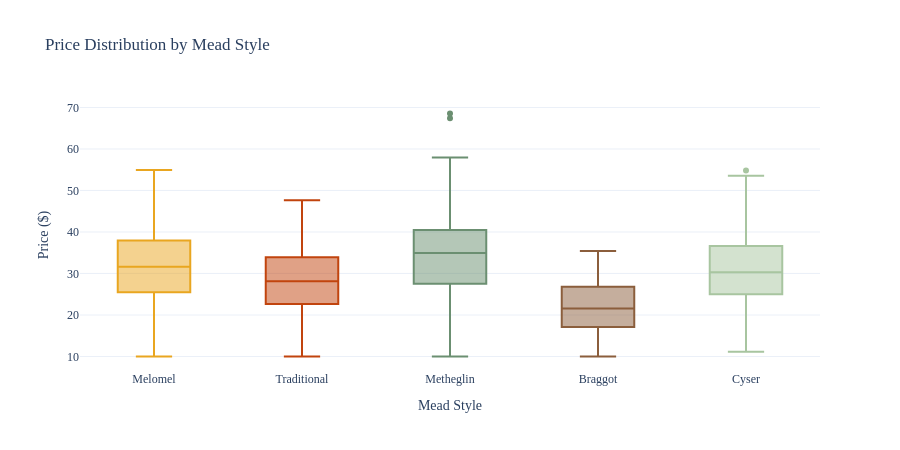

Write notebook code for a chart like this one.
### Markdown cell above
#### Chart 3 - Price Distribution by Mead Style

shows the price bracket each style occupies, helps position new products competetively

### Code cell
fig3 = px.box(
    df, x='style', y='price',
    color='style', color_discrete_sequence=PALETTE,
    title='Price Distribution by Mead Style',
    labels={'price':'Price ($)', 'style': 'Mead Style'},
    template='plotly_white', height=450,
)
fig3.update_layout(showlegend=False, font_family='Georgia')
fig3.show()

### Figure 1 — Plotly figure (JSON) as saved in the notebook; plotly's stock layout.template omitted (floating-point values rounded to 4 significant figures)
{"data": [{"alignmentgroup": "True", "hovertemplate": "Mead Style=%{x}<br>Price ($)=%{y}<extra></extra>", "legendgroup": "Melomel", "marker": {"color": "#e9a620"}, "name": "Melomel", "notched": false, "offsetgroup": "Melomel", "orientation": "v", "showlegend": true, "type": "box", "x": ["Melomel", "Melomel", "Melomel", "Melomel", "Melomel", "Melomel", "Melomel", "Melomel", "Melomel", "Melomel", "Melomel", "Melomel", "Melomel", "Melomel", "Melomel", "Melomel", "Melomel", "Melomel", "Melomel", "Melomel", "Melomel", "Melomel", "Melomel", "Melomel", "Melomel", "Melomel", "Melomel", "Melomel", "Melomel", "Melomel", "Melomel", "Melomel", "Melomel", "Melomel", "Melomel", "Melomel", "Melomel", "Melomel", "Melomel", "Melomel", "Melomel", "Melomel", "Melomel", "Melomel", "Melomel", "Melomel", "Melomel", "Melomel", "Melomel", "Melomel", "Melomel", "Melomel", "Melomel", "Melomel", "Melomel", "Melomel", "Melomel", "Melomel", "Melomel", "Melomel", "Melomel", "Melomel", "Melomel", "Melomel", "Melomel", "Melomel", "Melomel", "Melomel", "Melomel", "Melomel", "Melomel", "Melomel", "Melomel", "Melomel", "Melomel", "Melomel", "Melomel", "Melomel", "Melomel", "Melomel", "Melomel", "Melomel", "Melomel", "Melomel", "Melomel", "Melomel", "Melomel", "Melomel", "Melomel", "Melomel", "Melomel", "Melomel", "Melomel", "Melomel", "Melomel", "Melomel", "Melomel", "Melomel", "Melomel", "Melomel", "Melomel", "Melomel", "Melomel", "Melomel", "Melomel", "Melomel", "Melomel", "Melomel", "Melomel", "Melomel", "Melomel", "Melomel", "Melomel"], "x0": " ", "xaxis": "x", "y": [53.42, 33.64, 32.67, 43.89, 34.97, 42.42, 23.83, 26.78, 37.02, 33.06, 29.6, 16.29, 26.87, 37.96, 24.06, 39.75, 19.52, 36.72, 37.99, 35.62, 37.35, 24.07, 15.41, 25.76, 19.41, 51.84, 25.96, 23.56, 36.04, 22.21, 46.96, 10.0, 29.39, 42.24, 14.9, 33.22, 49.71, 42.1, 27.38, 49.14, 20.14, 25.35, 41.45, 29.99, 33.02, 27.43, 40.6, 32.27, 52.02, 15.54, 29.0, 19.4, 36.03, 24.46, 39.01, 10.47, 54.91, 30.4, 16.29, 22.32, 20.1, 44.04, 29.85, 38.94, 35.84, 27.41, 25.98, 31.6, 10.0, 31.33, 34.02, 30.34, 47.99, 25.49, 49.02, 35.81, 13.33, 49.72, 37.67, 33.52, 25.11, 46.12, 39.32, 31.76, 46.44, 23.14, 32.36, 27.3, 26.93, 33.21, 18.57, 34.33, 30.04, 25.52, 28.54, 28.38, 20.73, 27.28, 34.23, 36.6, 33.41, 32.03, 27.91, 29.91, 29.37, 28.43, 43.23, 38.24, 16.34, 19.55, 49.02, 36.44, 41.58], "y0": " ", "yaxis": "y"}, {"alignmentgroup": "True", "hovertemplate": "Mead Style=%{x}<br>Price ($)=%{y}<extra></extra>", "legendgroup": "Traditional", "marker": {"color": "#c1440e"}, "name": "Traditional", "notched": false, "offsetgroup": "Traditional", "orientation": "v", "showlegend": true, "type": "box", "x": ["Traditional", "Traditional", "Traditional", "Traditional", "Traditional", "Traditional", "Traditional", "Traditional", "Traditional", "Traditional", "Traditional", "Traditional", "Traditional", "Traditional", "Traditional", "Traditional", "Traditional", "Traditional", "Traditional", "Traditional", "Traditional", "Traditional", "Traditional", "Traditional", "Traditional", "Traditional", "Traditional", "Traditional", "Traditional", "Traditional", "Traditional", "Traditional", "Traditional", "Traditional", "Traditional", "Traditional", "Traditional", "Traditional", "Traditional", "Traditional", "Traditional", "Traditional", "Traditional", "Traditional", "Traditional", "Traditional", "Traditional", "Traditional", "Traditional", "Traditional", "Traditional", "Traditional", "Traditional", "Traditional", "Traditional", "Traditional", "Traditional", "Traditional", "Traditional", "Traditional", "Traditional", "Traditional", "Traditional", "Traditional", "Traditional", "Traditional", "Traditional", "Traditional", "Traditional", "Traditional", "Traditional", "Traditional", "Traditional", "Traditional", "Traditional", "Traditional", "Traditional", "Traditional", "Traditional", "Traditional", "Traditional", "Traditional", "Traditional", "Traditional", "Traditional", "Traditional", "Traditional", "Traditional", "Traditional", "Traditional", "Traditional", "Traditional", "Traditional", "Traditional", "Traditional", "Traditional", "Traditional", "Traditional", "Traditional", "Traditional", "Traditional", "Traditional", "Traditional", "Traditional", "Traditional", "Traditional", "Traditional", "Traditional"], "x0": " ", "xaxis": "x", "y": [12.69, 28.89, 25.67, 18.73, 36.8, 24.59, 33.92, 26.5, 23.53, 33.19, 24.25, 22.63, 44.38, 32.2, 31.9, 28.28, 26.01, 29.65, 29.16, 39.53, 36.07, 24.48, 31.54, 32.19, 26.74, 26.53, 12.95, 31.73, 28.81, 37.66, 35.78, 17.79, 20.84, 33.95, 27.17, 47.63, 37.01, 37.51, 38.23, 10.0, 14.26, 40.95, 22.14, 27.11, 32.98, 14.99, 44.03, 36.08, 20.4, 36.75, 15.6, 17.36, 30.69, 18.6, 34.51, 27.93, 34.54, 25.56, 32.24, 33.01, 33.84, 24.52, 38.39, 20.96, 37.08, 21.2, 19.15, 25.63, 36.71, 21.16, 27.54, 22.65, 32.47, 25.42, 17.23, 30.77, 19.89, 22.43, 26.25, 27.12, 25.83, 20.55, 36.41, 31.44, 40.92, 30.17, 27.7, 37.46, 26.92, 25.29, 25.26, 17.53, 28.89, 29.6, 25.44, 43.72, 19.98, 20.05, 32.73, 40.39, 29.05, 32.46, 44.72, 19.21, 18.37, 26.34, 28.53, 34.86], "y0": " ", "yaxis": "y"}, {"alignmentgroup": "True", "hovertemplate": "Mead Style=%{x}<br>Price ($)=%{y}<extra></extra>", "legendgroup": "Metheglin", "marker": {"color": "#6b8f71"}, "name": "Metheglin", "notched": false, "offsetgroup": "Metheglin", "orientation": "v", "showlegend": true, "type": "box", "x": ["Metheglin", "Metheglin", "Metheglin", "Metheglin", "Metheglin", "Metheglin", "Metheglin", "Metheglin", "Metheglin", "Metheglin", "Metheglin", "Metheglin", "Metheglin", "Metheglin", "Metheglin", "Metheglin", "Metheglin", "Metheglin", "Metheglin", "Metheglin", "Metheglin", "Metheglin", "Metheglin", "Metheglin", "Metheglin", "Metheglin", "Metheglin", "Metheglin", "Metheglin", "Metheglin", "Metheglin", "Metheglin", "Metheglin", "Metheglin", "Metheglin", "Metheglin", "Metheglin", "Metheglin", "Metheglin", "Metheglin", "Metheglin", "Metheglin", "Metheglin", "Metheglin", "Metheglin", "Metheglin", "Metheglin", "Metheglin", "Metheglin", "Metheglin", "Metheglin", "Metheglin", "Metheglin", "Metheglin", "Metheglin", "Metheglin", "Metheglin", "Metheglin", "Metheglin", "Metheglin", "Metheglin", "Metheglin", "Metheglin", "Metheglin", "Metheglin", "Metheglin", "Metheglin", "Metheglin", "Metheglin", "Metheglin", "Metheglin", "Metheglin", "Metheglin", "Metheglin", "Metheglin", "Metheglin", "Metheglin"], "x0": " ", "xaxis": "x", "y": [18.05, 45.65, 39.06, 34.67, 39.14, 34.91, 35.82, 46.12, 12.36, 25.29, 51.58, 30.09, 17.77, 27.8, 34.06, 39.59, 34.83, 39.85, 24.45, 17.96, 28.33, 27.79, 18.41, 42.06, 57.09, 36.2, 35.17, 68.55, 35.74, 41.32, 44.68, 33.58, 36.76, 26.95, 57.93, 15.12, 29.66, 39.3, 37.45, 10.0, 33.93, 32.44, 27.19, 49.24, 10.0, 40.29, 45.45, 33.81, 30.07, 67.4, 47.4, 36.08, 21.68, 25.99, 46.48, 28.52, 19.39, 26.26, 36.16, 26.64, 37.41, 40.04, 38.21, 36.4, 41.01, 23.97, 34.41, 34.71, 29.1, 27.61, 14.11, 41.88, 43.62, 37.77, 47.63, 33.05, 51.76], "y0": " ", "yaxis": "y"}, {"alignmentgroup": "True", "hovertemplate": "Mead Style=%{x}<br>Price ($)=%{y}<extra></extra>", "legendgroup": "Braggot", "marker": {"color": "#8B5E3C"}, "name": "Braggot", "notched": false, "offsetgroup": "Braggot", "orientation": "v", "showlegend": true, "type": "box", "x": ["Braggot", "Braggot", "Braggot", "Braggot", "Braggot", "Braggot", "Braggot", "Braggot", "Braggot", "Braggot", "Braggot", "Braggot", "Braggot", "Braggot", "Braggot", "Braggot", "Braggot", "Braggot", "Braggot", "Braggot", "Braggot", "Braggot", "Braggot", "Braggot", "Braggot", "Braggot", "Braggot", "Braggot", "Braggot", "Braggot", "Braggot", "Braggot", "Braggot", "Braggot", "Braggot", "Braggot", "Braggot", "Braggot", "Braggot", "Braggot", "Braggot", "Braggot", "Braggot"], "x0": " ", "xaxis": "x", "y": [31.85, 15.89, 15.44, 19.7, 19.08, 24.43, 28.19, 14.57, 18.26, 16.94, 19.09, 26.88, 34.31, 17.11, 19.6, 18.96, 28.62, 26.13, 28.17, 26.09, 16.01, 22.33, 29.0, 31.01, 27.08, 25.39, 26.58, 15.72, 15.28, 16.28, 17.14, 21.78, 24.57, 35.41, 12.5, 20.99, 24.54, 10.0, 18.19, 21.54, 29.9, 20.09, 22.2], "y0": " ", "yaxis": "y"}, {"alignmentgroup": "True", "hovertemplate": "Mead Style=%{x}<br>Price ($)=%{y}<extra></extra>", "legendgroup": "Cyser", "marker": {"color": "#a8c5a0"}, "name": "Cyser", "notched": false, "offsetgroup": "Cyser", "orientation": "v", "showlegend": true, "type": "box", "x": ["Cyser", "Cyser", "Cyser", "Cyser", "Cyser", "Cyser", "Cyser", "Cyser", "Cyser", "Cyser", "Cyser", "Cyser", "Cyser", "Cyser", "Cyser", "Cyser", "Cyser", "Cyser", "Cyser", "Cyser", "Cyser", "Cyser", "Cyser", "Cyser", "Cyser", "Cyser", "Cyser", "Cyser", "Cyser", "Cyser", "Cyser", "Cyser", "Cyser", "Cyser", "Cyser", "Cyser", "Cyser", "Cyser", "Cyser", "Cyser", "Cyser", "Cyser", "Cyser", "Cyser", "Cyser", "Cyser", "Cyser", "Cyser", "Cyser", "Cyser", "Cyser", "Cyser", "Cyser", "Cyser", "Cyser", "Cyser", "Cyser", "Cyser", "Cyser"], "x0": " ", "xaxis": "x", "y": [36.76, 42.61, 24.9, 39.92, 37.85, 46.59, 37.65, 26.04, 27.9, 31.49, 35.27, 30.32, 53.55, 30.1, 27.07, 30.86, 19.94, 26.45, 41.26, 46.62, 34.57, 34.43, 32.19, 38.55, 29.13, 24.85, 35.66, 34.08, 30.14, 26.14, 24.03, 23.76, 36.13, 45.44, 38.93, 38.29, 31.52, 26.08, 22.37, 11.15, 24.16, 32.72, 28.48, 34.14, 20.66, 22.38, 26.37, 34.92, 18.54, 38.93, 12.68, 28.16, 54.84, 26.14, 19.3, 24.0, 20.86, 35.29, 25.19], "y0": " ", "yaxis": "y"}], "layout": {"boxmode": "overlay", "font": {"family": "Georgia"}, "height": 450, "legend": {"title": {"text": "Mead Style"}, "tracegroupgap": 0}, "showlegend": false, "title": {"text": "Price Distribution by Mead Style"}, "xaxis": {"anchor": "y", "categoryarray": ["Melomel", "Traditional", "Metheglin", "Braggot", "Cyser"], "categoryorder": "array", "domain": [0, 1], "title": {"text": "Mead Style"}}, "yaxis": {"anchor": "x", "domain": [0, 1], "title": {"text": "Price ($)"}}}}
